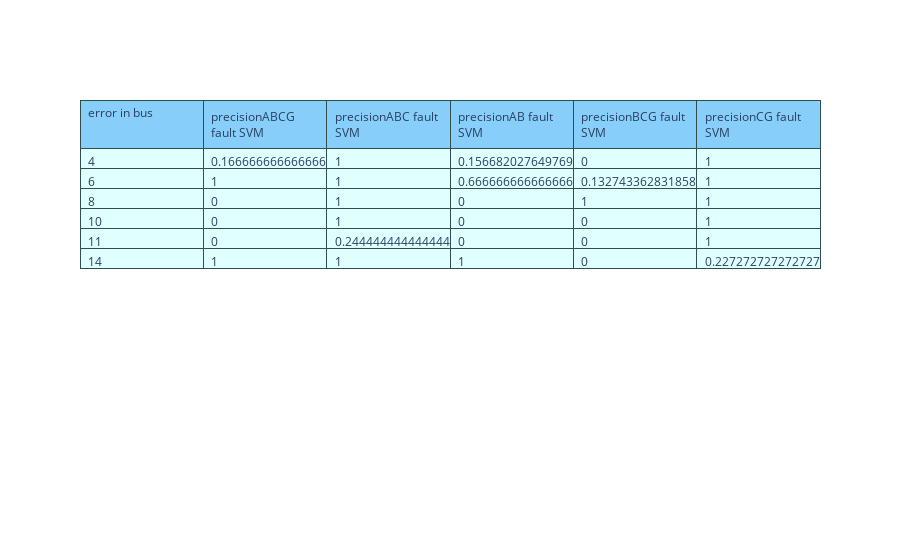

Source (notebook cell):
### Code cell
from sklearn.svm import SVC
from sklearn.metrics import accuracy_score, confusion_matrix, precision_score, recall_score
import plotly.graph_objects as go
import plotly.io as pio

errores = ["ABCG", "ABC", "AB", "BCG", "CG"]

precision_scores = {"error in bus": index_bus}
recall_scores = {}

# Crear el modelo SVM con las opciones adecuadas
Nmodels = [0, 1, 2, 3, 4]

# Crear el clasificador
for i in Nmodels:
    globals()[f"clf_svm{i}"] = SVC()

# Entrenar el modelo
for i in Nmodels:
    globals()[f"clf_svm{i}"].fit(globals()[f"X_train{i}"], globals()[f"y_train{i}"])

# Realizar predicciones sobre el conjunto de prueba
for i in Nmodels:
    globals()[f"y_pred_svm{i}"] = globals()[f"clf_svm{i}"].predict(globals()[f"X_test{i}"])

# Evaluar la precisión del modelo
fig, axs = plt.subplots(ncols=5, figsize=(20, 5))

for i in Nmodels:
    globals()[f"svm_acc{i}"] = accuracy_score(globals()[f"y_test{i}"], globals()[f"y_pred_svm{i}"])
    globals()[f"conf_matrix_SVC{i}"] = confusion_matrix(globals()[f"y_test{i}"], globals()[f"y_pred_svm{i}"])
    print(f"Support Vector Machine: {globals()[f'svm_acc{i}']}")
    axs[i].set_title(errores[i])
    sns.heatmap(globals()[f"conf_matrix_SVC{i}"], annot=True, cmap='Blues', fmt='g', ax=axs[i], xticklabels=errores, yticklabels=errores)

    # Calcular precisión y recall para cada clase (etiqueta)
    precision_per_class = precision_score(globals()[f"y_test{i}"], globals()[f"y_pred_svm{i}"], average=None)
    recall_per_class = recall_score(globals()[f"y_test{i}"], globals()[f"y_pred_svm{i}"], average=None)

    # Guardar los valores en variables
    globals()[f"precision_svm{i}"] = precision_per_class
    globals()[f"recall_svm{i}"] = recall_per_class

    # Guardar los valores en los diccionarios
    precision_scores[f"precision{errores[i]} fault SVM"] = precision_per_class
    recall_scores[f"recall_svm{i}"] = recall_per_class

    print(f'Precision per class: {precision_per_class}')
    print(f'Recall per class: {recall_per_class}')

plt.savefig('gráfica_de_SVC_confusion.PDF')
plt.show()

# Crear una tabla con los resultados de SVM
fig = go.Figure(data=[go.Table(
    header=dict(values=list(precision_scores.keys()),
                line_color='darkslategray',
                fill_color='lightskyblue',
                align='left'),
    cells=dict(values=list(precision_scores.values()),
               line_color='darkslategray',
               fill_color='lightcyan',
               align='left'))
])

# Mostrar la tabla
fig.show()

### Figure 1 — Plotly figure (JSON) as saved in the notebook; plotly's stock layout.template omitted (floating-point values rounded to 4 significant figures)
{"data": [{"cells": {"align": "left", "fill": {"color": "lightcyan"}, "line": {"color": "darkslategray"}, "values": [[4, 6, 8, 10, 11, 14], [0.1667, 1, 0, 0, 0, 1], [1, 1, 1, 1, 0.2444, 1], [0.1567, 0.6667, 0, 0, 0, 1], [0, 0.1327, 1, 0, 0, 0], [1, 1, 1, 1, 1, 0.2273]]}, "header": {"align": "left", "fill": {"color": "lightskyblue"}, "line": {"color": "darkslategray"}, "values": ["error in bus", "precisionABCG fault SVM", "precisionABC fault SVM", "precisionAB fault SVM", "precisionBCG fault SVM", "precisionCG fault SVM"]}, "type": "table"}], "layout": {}}
